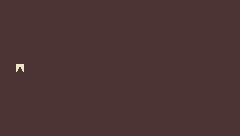

A 2D game scene composited from a Tiled map and its tileset images. What follows is a short description and the map's XML, with every tile layer's data as written:
An orthogonal 30x17 tile map with 8x8 px tiles, 1 tile layer (piso) and 7 objects.

<map version="1.10" tiledversion="1.12.2" orientation="orthogonal" renderorder="right-down" width="30" height="17" tilewidth="8" tileheight="8" infinite="0" nextlayerid="7" nextobjectid="73">
 <editorsettings>
  <export target="mecanicas3.lua" format="lua" />
 </editorsettings>
 <tileset firstgid="1" name="fondo_tileset2" tilewidth="8" tileheight="8" tilecount="144" columns="12">
  <image source="fondo_tileset2.png" width="96" height="96" />
 </tileset>
 <layer id="1" name="piso" width="30" height="17">
  <data encoding="csv">
22,22,22,22,22,22,22,22,22,22,22,22,22,22,22,22,22,22,22,22,22,22,22,22,22,22,22,22,22,22,
22,22,22,22,22,22,22,22,22,22,22,22,22,22,22,22,22,22,22,22,22,22,22,22,22,22,22,22,22,22,
22,22,22,22,22,22,22,22,22,22,22,22,22,22,22,22,22,22,22,22,22,22,22,22,22,22,22,22,22,22,
22,22,22,22,22,22,22,22,22,22,22,22,22,22,22,22,22,22,22,22,22,22,22,22,22,22,22,22,22,22,
22,22,22,22,22,22,22,22,22,22,22,22,22,22,22,22,22,22,22,22,22,22,22,22,22,22,22,22,22,22,
22,22,22,22,22,22,22,22,22,22,22,22,22,22,22,22,22,22,22,22,22,22,22,22,22,22,22,22,22,22,
22,22,22,22,22,22,22,22,22,22,22,22,22,22,22,22,22,22,22,22,22,22,22,22,22,22,22,22,22,22,
22,22,22,22,22,22,22,22,22,22,22,22,22,22,22,22,22,22,22,22,22,22,22,22,22,22,22,22,22,22,
22,22,4,22,22,22,22,22,22,22,22,22,22,22,22,22,22,22,22,22,22,22,22,22,22,22,22,22,22,22,
22,22,22,22,22,22,22,22,22,22,22,22,22,22,22,22,22,22,22,22,22,22,22,22,22,22,22,22,22,22,
22,22,22,22,22,22,22,22,22,22,22,22,22,22,22,22,22,22,22,22,22,22,22,22,22,22,22,22,22,22,
22,22,22,22,22,22,22,22,22,22,22,22,22,22,22,22,22,22,22,22,22,22,22,22,22,22,22,22,22,22,
22,22,22,22,22,22,22,22,22,22,22,22,22,22,22,22,22,22,22,22,22,22,22,22,22,22,22,22,22,22,
22,22,22,22,22,22,22,22,22,22,22,22,22,22,22,22,22,22,22,22,22,22,22,22,22,22,22,22,22,22,
22,22,22,22,22,22,22,22,22,22,22,22,22,22,22,22,22,22,22,22,22,22,22,22,22,22,22,22,22,22,
22,22,22,22,22,22,22,22,22,22,22,22,22,22,22,22,22,22,22,22,22,22,22,22,22,22,22,22,22,22,
22,22,22,22,22,22,22,22,22,22,22,22,22,22,22,22,22,22,22,22,22,22,22,22,22,22,22,22,22,22
</data>
 </layer>
 <objectgroup id="2" name="paredes">
  <object id="65" x="232.25" y="1.5" width="7.5" height="134.25" />
  <object id="66" x="0.25" y="0.25" width="7.25" height="77.0833" />
  <object id="67" x="0.25" y="80" width="8.25" height="54.5" />
  <object id="68" x="10.5" y="128.5" width="220.5" height="6.5" />
  <object id="69" x="9" y="0.5" width="222" height="9" />
 </objectgroup>
 <objectgroup id="5" name="puerta">
  <properties>
   <property name="destino" value="inspiraciones" />
  </properties>
  <object id="70" x="15.667" y="63.8333" width="15" height="16">
   <properties>
    <property name="destino" value="plano" />
   </properties>
  </object>
 </objectgroup>
 <objectgroup id="6" name="spawn">
  <properties>
   <property name="desde" value="plano" />
  </properties>
  <object id="71" x="213.583" y="108.417" width="14" height="16">
   <properties>
    <property name="desde" value="presentacion1" />
   </properties>
  </object>
 </objectgroup>
</map>
